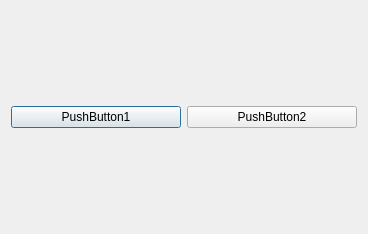
<?xml version="1.0" encoding="UTF-8"?>
<ui version="4.0">
 <class>Dialog</class>
 <widget class="QDialog" name="Dialog">
  <property name="geometry">
   <rect>
    <x>0</x>
    <y>0</y>
    <width>368</width>
    <height>234</height>
   </rect>
  </property>
  <property name="windowTitle">
   <string>Dialog</string>
  </property>
  <layout class="QVBoxLayout" name="verticalLayout" stretch="0,1">
   <item>
    <layout class="QHBoxLayout" name="horizontalLayout" stretch="0,0">
     <item>
      <widget class="QPushButton" name="pushButton">
       <property name="text">
        <string>PushButton1</string>
       </property>
      </widget>
     </item>
     <item>
      <widget class="QPushButton" name="pushButton_2">
       <property name="text">
        <string>PushButton2</string>
       </property>
      </widget>
     </item>
    </layout>
   </item>
   <item>
    <layout class="QGridLayout" name="gridLayout"/>
   </item>
  </layout>
 </widget>
 <resources/>
 <connections/>
</ui>
